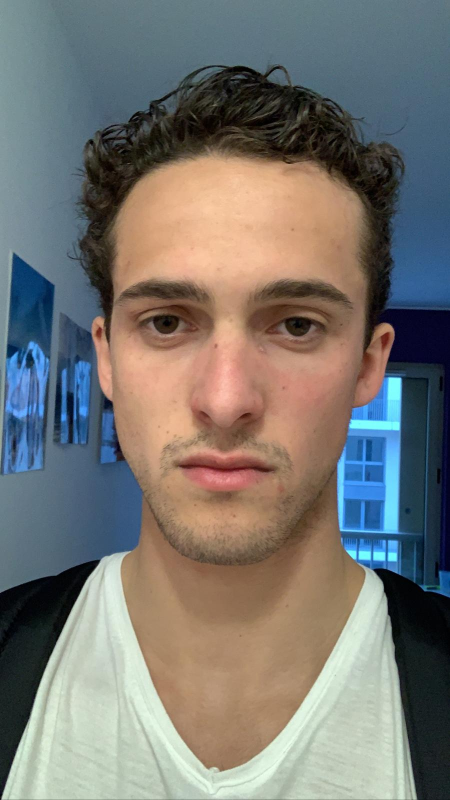
#> input picture Data/alexandre.jpeg, 900 x 1600 px, given in place of the camera (shown at 1/2 size)
$ python eye_motion_tracking.py
#> lines starting #> are read from the running program, lines starting #| are printed output that depends on the picture; after the words box and inside, x2 and y2 are one past the last pixel; in counts of white or black regions, pixels touching at a corner belong together
import cv2
import numpy as np

# source de la vidéo
cap = cv2.VideoCapture(0)

while 1:
    ret, frame = cap.read()
#> frame is the input picture: shape (1600, 900, 3); mean B, G, R 114.2, 118.7, 120.8
    frame = cv2.flip(frame, 0)
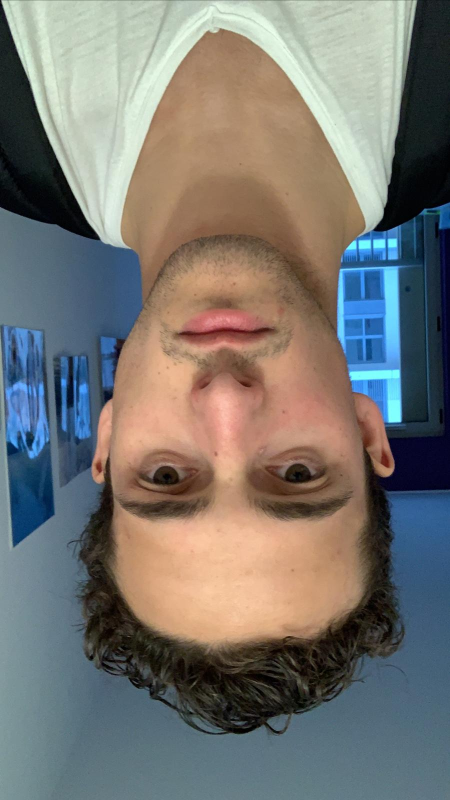
#> frame: shape (1600, 900, 3) (shown at 1/2 size); mean B, G, R 114.2, 118.7, 120.8

    # définit la région d'intérêt pour l'oeil droit et gauche
    X_d, Y_d, W_d, H_d = 1000, 360, 170, 130
    X_g, Y_g, W_g, H_g = 800, 360, 170, 130

    roi_droite = frame[Y_d: Y_d+H_d, X_d: X_d+W_d]
#> roi_droite = empty array
    roi_gauche = frame[Y_g: Y_g+H_g, X_g: X_g+W_g]
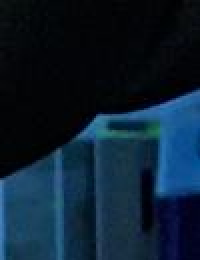
#> roi_gauche: shape (130, 100, 3) (shown 2 times larger); mean B, G, R 48.5, 31.2, 12

    cv2.rectangle(frame, (X_d, Y_d), (X_d + W_d, Y_d + H_d), (255, 0, 0), 2)
    cv2.rectangle(frame, (X_g, Y_g), (X_g + W_g, Y_g + H_g), (255, 0, 0), 2)
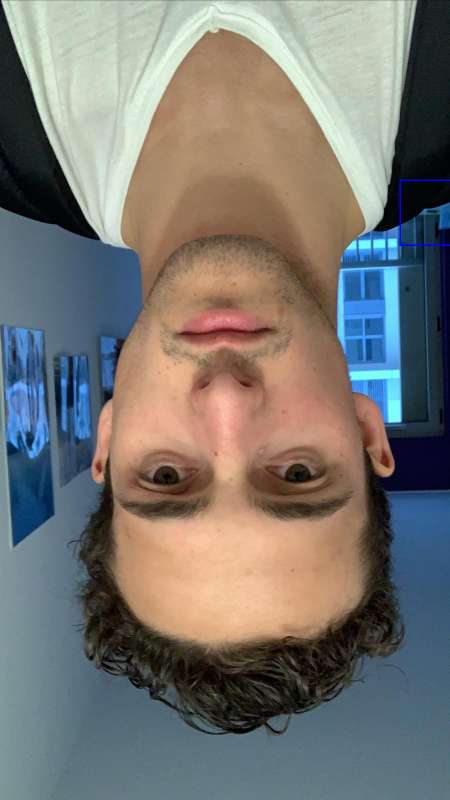
#> frame: shape (1600, 900, 3) (shown at 1/2 size); 0.07% of pixels changed, all inside (x1, y1, x2, y2) = (799, 359, 900, 492)

    # cv2.imshow("roi_gauche",roi_gauche)

    # calcule la taille en pixels de ces cadrages
    rows_droite, cols_droite, _ = roi_droite.shape
#> rows_droite = 130; cols_droite = 0
    rows_gauche, cols_gauche, _ = roi_gauche.shape
#> rows_gauche = 130; cols_gauche = 100

    # convertit l'image en nuances de gris
#> (the run stopped early here; a loop or call above may not have finished)
